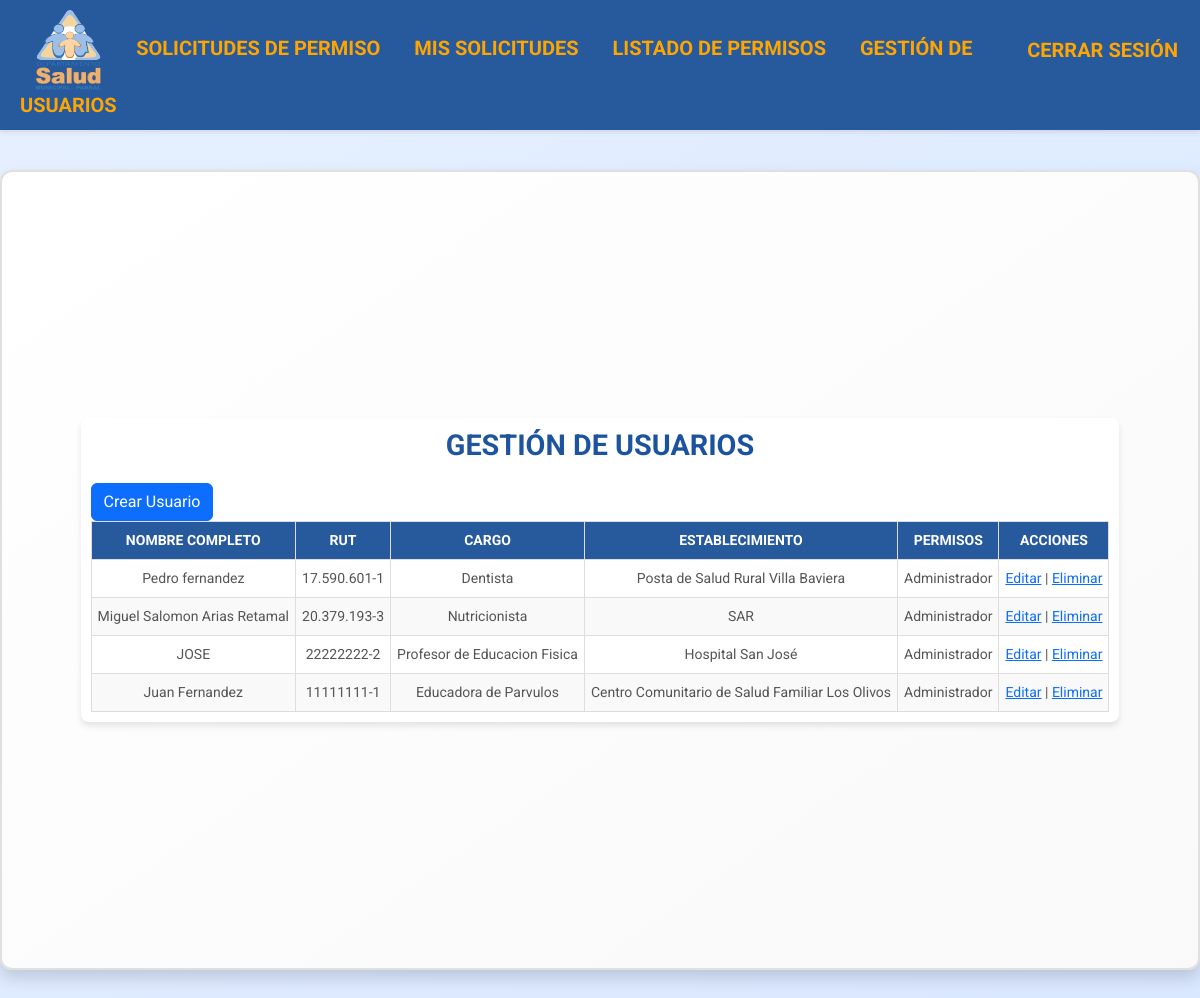
The page /user-management/ (signed in) on the database as committed earlier.
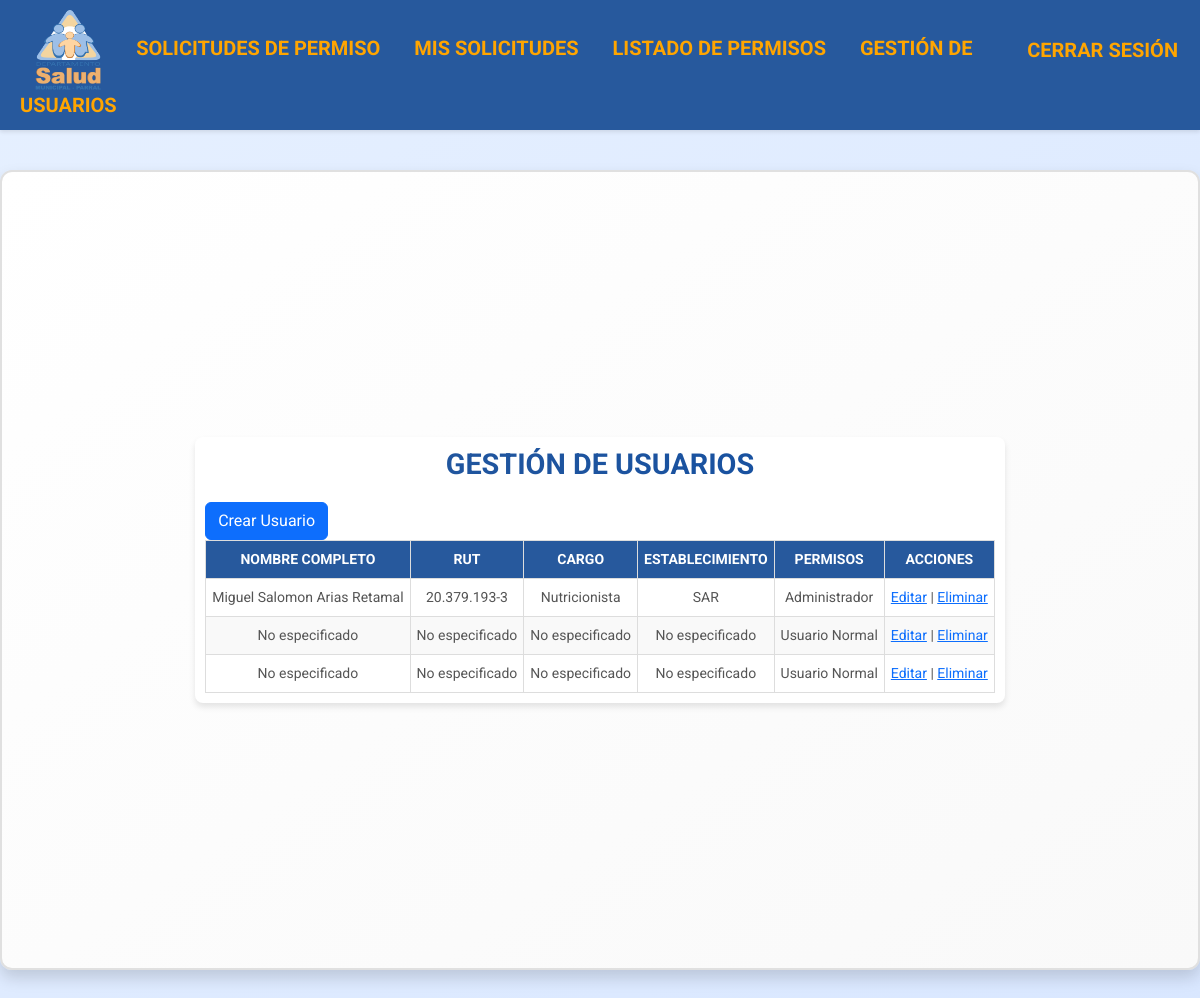
The same page on the database as committed later.
### permisos/models.py (models this page shows, shortened)
class UserProfile(models.Model):
    CARGO_CHOICES = [
        ('Dentista', 'Dentista'),
        ('Medico', 'Médico'),
        ('Quimico-Farmaceutico', 'Químico-Farmacéutico'),
        ('Asistente Social', 'Asistente Social'),
        ('Enfermera', 'Enfermera'),
        ('Kinesiologo', 'Kinesiólogo'),
        ('Matrona', 'Matrona'),
        ('Nutricionista', 'Nutricionista'),
        ('Psicologo', 'Psicólogo'),
        ('Tecnologo Medico', 'Tecnólogo Médico'),
        ('Fonoaudiologo', 'Fonoaudiólogo'),
        ('Terapeuta Ocupacional', 'Terapeuta Ocupacional'),
        ('Educadora de Parvulos', 'Educadora de Párvulos'),
        ('Profesor de Educacion Fisica', 'Profesor de Educación Física'),
        ('Abogado', 'Abogado'),
        ('Ingeniero en Informatica', 'Ingeniero en Informática'),
        ('Ingeniero en Prevencion de Riesgos', 'Ingeniero en Prevención de Riesgos'),
        ('Ingeniero en Administracion de Empresas', 'Ingeniero en Administración de Empresas'),
        ('Ingeniero Comercial', 'Ingeniero Comercial'),
        ('Contador Auditor', 'Contador Auditor'),
        ('TENS Enfermeria', 'TENS (Enfermería)'),
        ('TANS Administracion', 'TANS (Administración)'),
        ('Podologo', 'Podólogo'),
        ('Estadistico', 'Estadístico'),
        ('Programador', 'Programador/ Técnico en Computación'),
        ('Paramedico', 'Paramédico'),
        ('Secretaria', 'Secretaria'),
        ('Administrativos de Salud', 'Administrativos de Salud'),
        ('Auxiliar de Servicio', 'Auxiliar de Servicio'),
        ('Conductor', 'Conductor'),
        ('Estafeta', 'Estafeta'),
        ('Director de Consultorio', 'Director de Consultorio (CESFAM Arrau Méndez)'),
        ('Director de Departamento de Salud Municipal', 'Director de Departamento de Salud Municipal'),
    ]
    DEPARTAMENTO_CHOICES = [
        ('Posta de Salud Rural Villa Baviera', 'Posta de Salud Rural Villa Baviera'),
        ('Posta de Salud Rural Los Canelos', 'Posta de Salud Rural Los Canelos'),
        ('Posta de Salud Rural Bullileo', 'Posta de Salud Rural Bullileo'),
        ('Posta de Salud Rural Bajos de Huenutil', 'Posta de Salud Rural Bajos de Huenutil'),
        ('Posta de Salud Rural Catillo', 'Posta de Salud Rural Catillo'),
        ('Posta de Salud Rural Digua', 'Posta de Salud Rural Digua'),
        ('Posta de Salud Rural Monte Flor', 'Posta de Salud Rural Monte Flor'),
        ('Posta de Salud Rural San Alejo', 'Posta de Salud Rural San Alejo'),
        ('Posta de Salud Rural Talquita', 'Posta de Salud Rural Talquita'),
        ('Posta de Salud Rural Los Carros', 'Posta de Salud Rural Los Carros'),
        ('Posta de Salud Rural Perquilauquén', 'Posta de Salud Rural Perquilauquén'),
        ('Posta de Salud Rural La Orilla', 'Posta de Salud Rural La Orilla'),
        ('Posta de Salud Rural Fuerte Viejo', 'Posta de Salud Rural Fuerte Viejo'),
        ('Centro Comunitario de Salud Familiar Los Olivos', 'Centro Comunitario de Salud Familiar Los Olivos'),
        ('Centro de Salud Familiar Arrau Méndez', 'Centro de Salud Familiar Arrau Méndez'),
        ('SAR', 'SAR'),
        ('Hospital San José', 'Hospital San José'),
        ('Centro Comunitario de Salud Familiar Buenos Aires', 'Centro Comunitario de Salud Familiar Buenos Aires'),
        ('Departamento de Salud Municipal Parral', 'Departamento de Salud Municipal Parral'),
    ]
    USER_TYPE_CHOICES = [
        ('usuario_normal', 'Usuario Normal'),
        ('admin', 'Administrador'),
    ]
    user = models.OneToOneField(User, on_delete=models.CASCADE)
    full_name = models.CharField("Nombre completo", max_length=100)
    rut = models.CharField("RUT", max_length=12, validators=[validate_rut])
    position = models.CharField("Cargo", max_length=50, choices=CARGO_CHOICES, null=True, blank=True)
    establishment = models.CharField("Establecimiento", max_length=100, choices=DEPARTAMENTO_CHOICES, null=True, blank=True)
    user_type = models.CharField("Tipo de Usuario", max_length=50, choices=USER_TYPE_CHOICES, default='usuario_normal')
    permissions = models.CharField("Permisos", max_length=100, null=True, blank=True)
    firma = models.ImageField("Firma", upload_to='firmas/', null=True, blank=True)

### permisos/views.py (the view)
# urls.py: path('user-management/', views.user_management, name='user_management'),  # Listado de usuarios
@login_required
def user_management(request):
    users = UserProfile.objects.select_related("user").all()
    for user in users:
        user.full_name = user.full_name or "No especificado"
        user.rut = user.rut or "No especificado"
        user.position = user.position or "No especificado"
        user.establishment = user.establishment or "No especificado"
        user.user_type = user.user_type or "No especificado"
    return render(request, "user_management.html", {"users": users})

### permisos/templates/user_management.html (shortened to what this page needs)
{% extends "base.html" %}
{% block content %}
<div class="table-container">
    <h2>Gestión de Usuarios</h2>
    <div class="action-buttons">
        <a href="{% url 'create_user' %}" class="btn btn-primary">Crear Usuario</a>
    </div>
    <table>
        <thead>
            <tr>
                <th>Nombre Completo</th>
                <th>RUT</th>
                <th>Cargo</th>
                <th>Establecimiento</th>
                <th>Permisos</th>
                <th>Acciones</th>
            </tr>
        </thead>
        <tbody>
            {% for user in users %}
            <tr>
                <td>{{ user.full_name|default:"No especificado" }}</td>
                <td>{{ user.rut|default:"No especificado" }}</td>
                <td>{{ user.position|default:"No especificado" }}</td>
                <td>{{ user.establishment|default:"No especificado" }}</td>
                <td>
                    {% if user.user_type %}
                        {{ user.get_user_type_display }}
                    {% else %}
                        No asignado
                    {% endif %}
                </td>
                <td class="action-buttons">
                    <a href="{% url 'edit_user' user.user.id %}">Editar</a> |
                    <a href="{% url 'delete_user' user.user.id %}" onclick="return confirm('¿Estás seguro de que deseas eliminar este usuario?');">Eliminar</a>
                </td>
            </tr>
            {% empty %}
            <tr>
                <td colspan="6">No hay usuarios registrados.</td>
            </tr>
            {% endfor %}
        </tbody>
    </table>
</div>
{% endblock %}

### permisos/templates/base.html (shortened to what this page needs)
<!DOCTYPE html>
<html lang="en">
<head>
    <link rel="stylesheet" href="https://cdnjs.cloudflare.com/ajax/libs/font-awesome/6.0.0-beta3/css/all.min.css">
    <link href="https://cdn.jsdelivr.net/npm/bootstrap@5.3.0/dist/css/bootstrap.min.css" rel="stylesheet">
    {% load static %}
    <link rel="stylesheet" href="{% static 'css/main.css' %}">
    <link rel="stylesheet" href="{% static 'css/forms.css' %}">
    <link rel="stylesheet" href="{% static 'css/tables.css' %}">
    <link rel="stylesheet" href="{% static 'css/navbar.css' %}">
    <link rel="stylesheet" href="{% static 'css/responsive.css' %}">
    <link rel="stylesheet" href="{% static 'css/home.css' %}">
<body>
<nav>
    <div>
        <a href="{% url 'home' %}">
            <img src="{% static 'img/logo.png' %}" alt="Logo Departamento de Salud" style="height: 80px;">
        </a>
        {% if user.is_authenticated %}
            <div class="dropdown">
                <a href="#">Solicitudes de Permiso</a>
            </div>
            <div class="dropdown">
                <a href="#">Mis solicitudes</a>
            </div>
            {% if user.is_staff %}
                <div class="dropdown">
                    <a href="#">Listado de Permisos</a>
                </div>
                <a href="{% url 'user_management' %}">Gestión de Usuarios</a>
            {% endif %}
        {% endif %}
    </div>
    <div class="nav-links">
        {% if user.is_authenticated %}
            <a href="{% url 'signout' %}">Cerrar Sesión</a>
        {% else %}
            <a href="{% url 'signin' %}">Iniciar Sesión</a>
        {% endif %}
    </div>
</nav>
<div class="container">
    {% block content %}{% endblock %}
</div>
</body>
</html>

### permisos/static/css/main.css (style rules this page uses)
* { margin: 0; padding: 0; box-sizing: border-box; }
body { margin: 0; padding: 0; font-family: "Roboto", sans-serif; background: rgb(174,229,238); background: radial-gradient(circle, rgba(174,229,238,1) 0%, rgba(88,137,195,1) 100%); padding-top: 80px; }
.container { max-width: 1200px; margin: 40px auto; padding: 30px; background: linear-gradient(145deg, #ffffff, #f9f9f9); border-radius: 12px; box-shadow: 0 8px 16px rgba(0, 0, 0, 0.15); border: 2px solid #e0e0e0; transition: transform 0.3s ease, box-shadow 0.3s ease; }
h1, h2, h3 { text-align: center; background: linear-gradient(90deg, #27599d, #124ea1); -webkit-background-clip: text; -webkit-text-fill-color: transparent; font-weight: bold; margin-bottom: 20px; text-transform: uppercase; }

### permisos/static/css/tables.css (style rules this page uses)
.table-container { margin: 20px auto; padding: 10px; max-width: 90%; background-color: #fff; border-radius: 8px; box-shadow: 0 4px 6px rgba(0, 0, 0, 0.1); overflow-x: auto; }
.table-container h2 { text-align: center; font-size: 1.8rem; color: #27599d; margin-bottom: 20px; }
table { width: 100%; border-collapse: collapse; margin: 0; font-size: 14px; text-align: left; background-color: white; border: 1px solid #ddd; }
th, td { padding: 8px 6px; border: 1px solid #ddd; text-align: center; }
thead tr { background-color: #27599d; color: white; position: relative; z-index: 1; }
tbody tr:nth-child(even) { background-color: #f9f9f9; }
th { font-weight: bold; text-transform: uppercase; }
td { color: #555; }

### permisos/static/css/navbar.css (style rules this page uses)
nav { display: flex; justify-content: space-between; align-items: center; background-color: #27599d; padding: 10px 20px; box-shadow: 0px 2px 4px rgba(0, 0, 0, 0.1); position: sticky; top: 0; z-index: 1000; }
nav img { height: 80px; margin-bottom: 0; }
nav a { position: relative; color: #ffa500; text-decoration: none; margin: 0 15px; font-size: 20px; font-weight: bold; text-transform: uppercase; transition: color 0.3s ease; }
nav a::after { content: ""; position: absolute; bottom: -5px; left: 50%; width: 0; height: 2px; background-color: #ffa500; transition: all 0.3s ease; transform: translateX(-50%); }
nav .dropdown { position: relative; display: inline-block; }

### permisos/static/css/home.css (style rules this page uses)
body { margin: 0; padding: 0; font-family: 'Roboto', sans-serif; background: linear-gradient(145deg, #e6f0ff, #d9e7ff); background-size: cover; color: #333; }
.container { display: flex; justify-content: center; align-items: center; height: 100vh; padding: 20px; }

Rows that differ between the two databases and show on the page:
removed UserProfile: full_name "Pedro fernandez", rut "17.590.601-1", position "Dentista", establishment "Posta de Salud Rural Villa Baviera", user_type "Administrador"
removed UserProfile: full_name "JOSE", rut "22222222-2", position "Profesor de Educacion Fisica", establishment "Hospital San José", user_type "Administrador"
removed UserProfile: full_name "Juan Fernandez", rut "11111111-1", position "Educadora de Parvulos", establishment "Centro Comunitario de Salud Familiar Los Olivos", user_type "Administrador"
added UserProfile: full_name "No especificado", rut "No especificado", position "No especificado", establishment "No especificado", user_type "Usuario Normal"
added UserProfile: full_name "No especificado", rut "No especificado", position "No especificado", establishment "No especificado", user_type "Usuario Normal"
